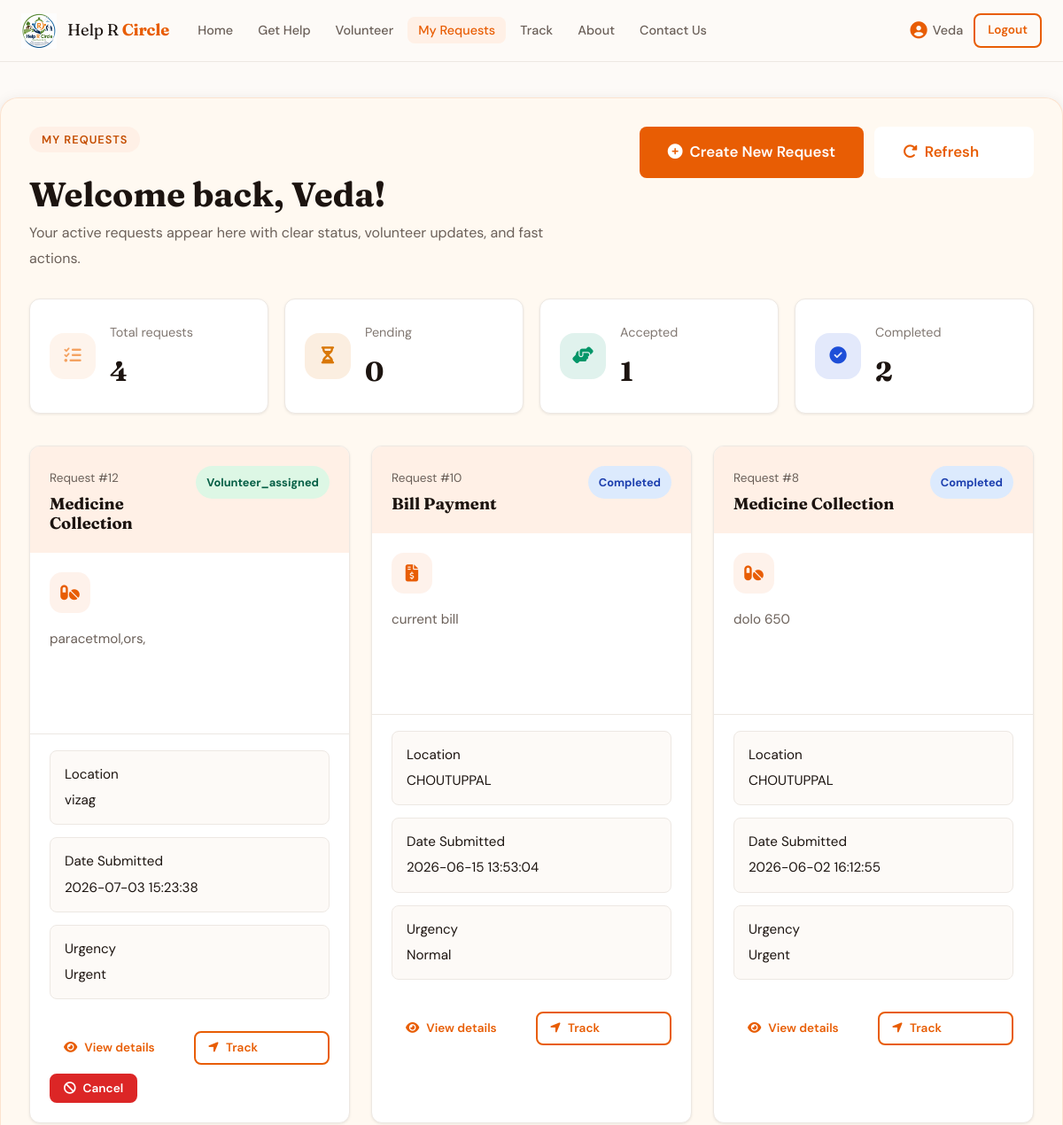
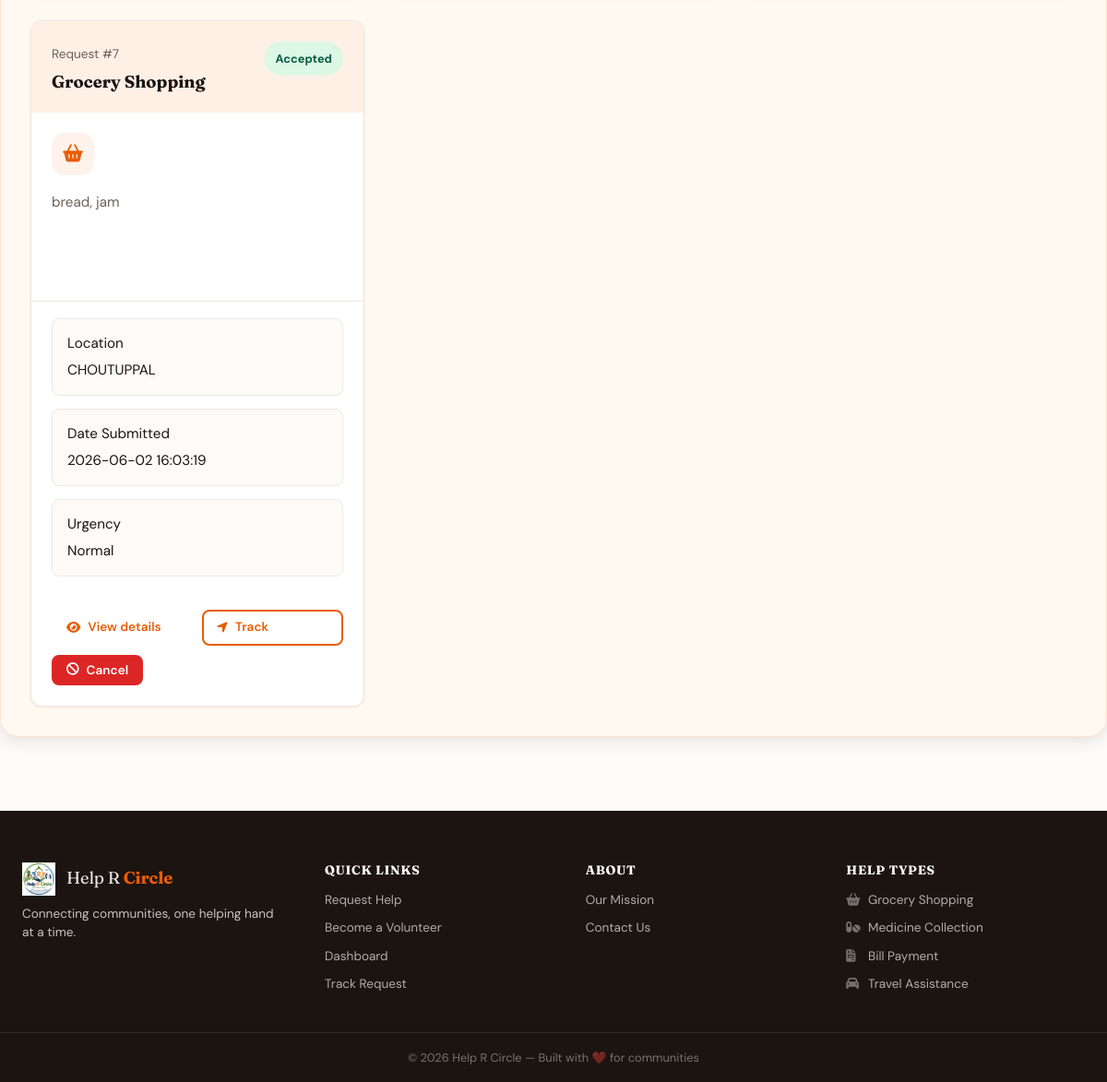
Screenshot of /user-dashboard (signed in) with the database file from the repository (2 pictures, top to bottom).
### tables this page shows
CREATE TABLE help_requests (
                id              INTEGER PRIMARY KEY AUTOINCREMENT,
                name            TEXT    NOT NULL,
                phone           TEXT    NOT NULL,
                location        TEXT    NOT NULL,
                help_type       TEXT    NOT NULL,
                description     TEXT    NOT NULL,
                urgency         TEXT    DEFAULT 'normal',
                status          TEXT    DEFAULT 'pending',
                volunteer_name  TEXT    DEFAULT NULL,
                created_at      TEXT    DEFAULT (datetime('now', 'localtime')),
                updated_at      TEXT    DEFAULT (datetime('now', 'localtime'))
            , user_id INTEGER REFERENCES users(id), volunteer_id INTEGER REFERENCES volunteers(id), volunteer_phone TEXT, volunteer_email TEXT, volunteer_location TEXT, volunteer_skills TEXT, accepted_at TEXT, on_the_way_at TEXT, reached_at TEXT, helping_started_at TEXT, completed_at TEXT, request_latitude REAL, request_longitude REAL, volunteer_latitude REAL, volunteer_longitude REAL, assistance_started_at TEXT, last_location_update TEXT, journey_started_at TEXT);

### app.py (the view)
@app.route("/user-dashboard")
@login_required
def user_dashboard():
    if session.get('role') not in ['user', 'volunteer']:
        flash("Only requesters and volunteers can access My Requests.", "error")
        return redirect(url_for('index'))
    user_id = session.get('user_id')
    username = session.get('username')
    requests = db.get_requests_by_user(user_id)
    user_stats = {
        'total_requests': len(requests),
        'pending': sum(1 for r in requests if r['status'] == 'pending'),
        'accepted': sum(1 for r in requests if r['status'] == 'accepted'),
        'completed': sum(1 for r in requests if r['status'] == 'completed'),
    }
    return render_template("user_dashboard.html", requests=requests,
                           username=username, user_stats=user_stats)

### app.py (called while the page is built)
def login_required(f):
    @wraps(f)
    def decorated_function(*args, **kwargs):
        if 'user_id' not in session:
            flash("Please log in first.", "error")
            return redirect(url_for('login'))
        return f(*args, **kwargs)
    return decorated_function

### database.py (called while the page is built)
    def _connect(self):
        conn = sqlite3.connect(DB_PATH)
        conn.row_factory = sqlite3.Row
        conn.execute("PRAGMA foreign_keys = ON")
        return conn

    def get_requests_by_user(self, user_id):
        conn = self._connect()
        rows = conn.execute(
            "SELECT * FROM help_requests WHERE user_id = ? ORDER BY datetime(created_at) DESC",
            (user_id,)
        ).fetchall()
        conn.close()
        return rows

### templates/user_dashboard.html (shortened to what this page needs)
{% extends "base.html" %}
{% block content %}
<section class="dashboard-section container">
  <div class="user-dashboard-shell">
    <div class="dashboard-topbar">
      <div class="dashboard-header-copy">
        <span class="section-tag">My Requests</span>
        <h1>Welcome back, {{ username }}!</h1>
        <p class="muted">Your active requests appear here with clear status, volunteer updates, and fast actions.</p>
      </div>
      <div class="dashboard-action-row">
        <a href="{{ url_for('request_help') }}" class="btn btn-primary btn-lg"><i class="fas fa-circle-plus"></i> Create New Request</a>
        <a href="{{ url_for('user_dashboard') }}" class="btn btn-white btn-lg"><i class="fas fa-rotate-right"></i> Refresh</a>
      </div>
    </div>
    <div class="dashboard-stats-grid">
      <article class="stat-card stat-total">
        <div class="stat-icon"><i class="fas fa-list-check"></i></div>
        <div>
          <span class="stat-label">Total requests</span>
          <span class="stat-value">{{ user_stats.total_requests }}</span>
        </div>
      </article>
      <article class="stat-card stat-pending">
        <div class="stat-icon"><i class="fas fa-hourglass-half"></i></div>
        <div>
          <span class="stat-label">Pending</span>
          <span class="stat-value">{{ user_stats.pending }}</span>
        </div>
      </article>
      <article class="stat-card stat-accepted">
        <div class="stat-icon"><i class="fas fa-hands-helping"></i></div>
        <div>
          <span class="stat-label">Accepted</span>
          <span class="stat-value">{{ user_stats.accepted }}</span>
        </div>
      </article>
      <article class="stat-card stat-completed">
        <div class="stat-icon"><i class="fas fa-check-circle"></i></div>
        <div>
          <span class="stat-label">Completed</span>
          <span class="stat-value">{{ user_stats.completed }}</span>
        </div>
      </article>
    </div>
    {% if requests and requests|length > 0 %}
    <div class="user-request-cards-grid">
      {% for r in requests %}
      <article class="user-request-card">
        <div class="user-request-card-header">
          <div>
            <span class="user-request-id">Request #{{ r['id'] }}</span>
            <h2>{{ r['help_type'] }}</h2>
          </div>
          <span class="status-badge status-{{ r['status'] }}">{{ r['status']|capitalize }}</span>
        </div>
        <div class="user-request-body">
          <div class="user-request-icon-block">
            {% if r['help_type'].lower() == 'grocery shopping' %}
              <i class="fas fa-shopping-basket"></i>
            {% elif r['help_type'].lower() == 'medicine collection' %}
              <i class="fas fa-pills"></i>
            {% elif r['help_type'].lower() == 'bill payment' %}
              <i class="fas fa-file-invoice-dollar"></i>
            {% elif r['help_type'].lower() == 'travel assistance' %}
              <i class="fas fa-car-side"></i>
            {% else %}
              <i class="fas fa-hands-helping"></i>
            {% endif %}
          </div>
          <p class="user-request-desc">{{ r['description'][:180] }}{% if r['description']|length > 180 %}...{% endif %}</p>
        </div>
        <div class="user-request-meta-grid">
          <div class="meta-block">
            <span class="meta-label">Location</span>
            <span>{{ r['location'] }}</span>
          </div>
          <div class="meta-block">
            <span class="meta-label">Date Submitted</span>
            <span>{{ r['created_at'] }}</span>
          </div>
          <div class="meta-block">
            <span class="meta-label">Urgency</span>
            <span>{{ r['urgency']|capitalize }}</span>
          </div>
        </div>
        <div class="user-request-card-actions">
          <a href="{{ url_for('request_details', req_id=r['id']) }}" class="btn btn-white btn-sm">
            <i class="fas fa-eye"></i> View details
          </a>
          <a href="{{ url_for('track_request', request_id=r['id']) }}" class="btn btn-outline btn-sm">
            <i class="fas fa-location-arrow"></i> Track
          </a>
          {% if r['status'] not in ['completed', 'cancelled'] %}
          <form action="{{ url_for('user_cancel_request', req_id=r['id']) }}" method="POST" class="inline-action-form">
            <button type="submit" class="btn btn-danger btn-sm" onclick="return confirm('Cancel this request?')">
              <i class="fas fa-ban"></i> Cancel
            </button>
          </form>
          {% endif %}
        </div>
      </article>
      {% endfor %}
    </div>
    {% endif %}
  </div>
</section>
{% endblock %}

### templates/base.html (shortened to what this page needs)
<!DOCTYPE html>
<html lang="en">
<head>
  <link rel="stylesheet" href="https://cdnjs.cloudflare.com/ajax/libs/font-awesome/6.5.0/css/all.min.css"/>
  <link rel="stylesheet" href="{{ url_for('static', filename='css/style.css') }}"/>
</head>
<body>
<nav class="navbar" id="navbar">
  <div class="nav-container">
    <a href="{{ url_for('index') }}" class="nav-logo">
      <img src="{{ url_for('static', filename='images/help_r_circle_logo.png') }}" alt="Help R Circle logo" class="brand-logo" />
      <span class="logo-text">Help R <strong>Circle</strong></span>
    </a>
    <ul class="nav-links" id="navLinks">
      <li><a href="{{ url_for('index') }}"        class="nav-link {% if request.endpoint=='index' %}active{% endif %}">Home</a></li>
      <li><a href="{{ url_for('go_request_help') }}" class="nav-link {% if request.endpoint=='request_help' or request.endpoint=='go_request_help' %}active{% endif %}">Get Help</a></li>
      <li><a href="{{ url_for('go_volunteer') }}"    class="nav-link {% if request.endpoint=='volunteer' or request.endpoint=='go_volunteer' %}active{% endif %}">Volunteer</a></li>
      {% if session.get('role') == 'volunteer' %}
      <li><a href="{{ url_for('dashboard') }}"    class="nav-link {% if request.endpoint=='dashboard' %}active{% endif %}">Dashboard</a></li>
      {% elif session.get('role') == 'user' %}
      <li><a href="{{ url_for('user_dashboard') }}" class="nav-link {% if request.endpoint=='user_dashboard' %}active{% endif %}">My Requests</a></li>
      {% elif session.get('role') == 'admin' %}
      <li><a href="{{ url_for('admin_dashboard') }}" class="nav-link {% if request.endpoint=='admin_dashboard' %}active{% endif %}">Admin Panel</a></li>
      {% endif %}
      <li><a href="{{ url_for('track') }}"        class="nav-link {% if request.endpoint=='track' %}active{% endif %}">Track</a></li>
      <li><a href="{{ url_for('about') }}"        class="nav-link {% if request.endpoint=='about' %}active{% endif %}">About</a></li>
      {% if session.get('role') == 'admin' %}
      <li><a href="{{ url_for('admin_contact_messages') }}" class="nav-link {% if request.endpoint=='admin_contact_messages' %}active{% endif %}">Contact Messages</a></li>
      {% else %}
      <li><a href="{{ url_for('contact') }}"      class="nav-link {% if request.endpoint=='contact' %}active{% endif %}">Contact Us</a></li>
      {% endif %}
    </ul>
    <div class="nav-actions">
      {% if session.get('user_id') %}
        <div class="user-menu">
          <a href="{{ url_for('profile') }}" class="user-greeting" title="View profile">
            <i class="fas fa-user-circle"></i>
            {{ session.get('username') }}
          </a>
          <a href="{{ url_for('logout') }}" class="btn btn-outline btn-sm">Logout</a>
        </div>
      {% else %}
        <a href="{{ url_for('login') }}" class="btn btn-outline btn-sm">Login</a>
        <a href="{{ url_for('signup') }}" class="btn btn-primary btn-sm nav-cta">Sign Up</a>
      {% endif %}
    </div>
  </div>
</nav>
<main class="main-content">
  {% block content %}{% endblock %}
</main>
<footer class="footer">
  <div class="footer-container">
    <div class="footer-brand">
      <a href="{{ url_for('index') }}" class="nav-logo footer-logo">
        <img src="{{ url_for('static', filename='images/help_r_circle_logo.png') }}" alt="Help R Circle logo" class="brand-logo footer-brand-logo" />
        <span class="logo-text">Help R <strong>Circle</strong></span>
      </a>
      <p class="footer-tagline">Connecting communities, one helping hand at a time.</p>
    </div>
    <div class="footer-links">
      <div class="footer-col">
        <h4>Quick Links</h4>
        <ul>
          <li><a href="{{ url_for('go_request_help') }}">Request Help</a></li>
          <li><a href="{{ url_for('go_volunteer') }}">Become a Volunteer</a></li>
          <li><a href="{{ url_for('go_volunteer') }}">Dashboard</a></li>
          <li><a href="{{ url_for('track') }}">Track Request</a></li>
        </ul>
      </div>
      <div class="footer-col">
        <h4>About</h4>
        <ul>
          <li><a href="{{ url_for('about') }}">Our Mission</a></li>
          <li><a href="{{ url_for('contact') }}">Contact Us</a></li>
        </ul>
      </div>
      <div class="footer-col">
        <h4>Help Types</h4>
        <ul>
          <li><i class="fas fa-shopping-basket"></i> Grocery Shopping</li>
          <li><i class="fas fa-pills"></i> Medicine Collection</li>
          <li><i class="fas fa-file-invoice"></i> Bill Payment</li>
          <li><i class="fas fa-car"></i> Travel Assistance</li>
        </ul>
      </div>
    </div>
  </div>
  <div class="footer-bottom">
    <p>&copy; 2026 Help R Circle &mdash; Built with ❤️ for communities</p>
  </div>
</footer>
</body>
</html>

### rows the page displays
help_requests: id "12", help_type "Medicine Collection", status "Volunteer_assigned", description "paracetmol,ors,", location "vizag", created_at "2026-07-03 15:23:38", urgency "Urgent"
help_requests: id "10", help_type "Bill Payment", status "Completed", description "current bill", location "CHOUTUPPAL", created_at "2026-06-15 13:53:04", urgency "Normal"
help_requests: id "8", help_type "Medicine Collection", status "Completed", description "dolo 650", location "CHOUTUPPAL", created_at "2026-06-02 16:12:55", urgency "Urgent"
help_requests: id "7", help_type "Grocery Shopping", status "Accepted", description "bread, jam", location "CHOUTUPPAL", created_at "2026-06-02 16:03:19", urgency "Normal"

### other values shown
{{ session.get('username') }} "Veda"
{{ username }} "Veda"
{{ user_stats.total_requests }} "4"
{{ user_stats.pending }} "0"
{{ user_stats.accepted }} "1"
{{ user_stats.completed }} "2"
